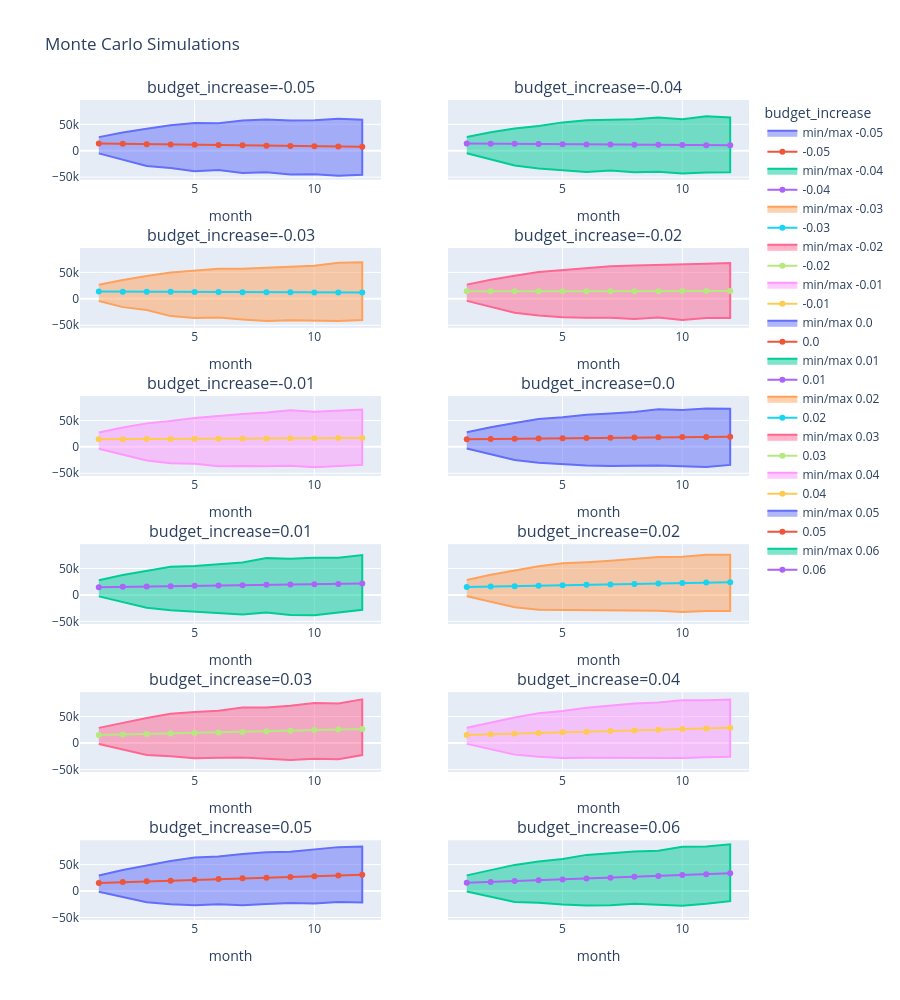

Notebook cell for this chart:
### Code cell
def line_charts(simulations: pl.DataFrame) -> go.Figure:
    simulations_by_month = (
        simulations.group_by("month", "budget_increase")
        .agg(
            amount_average=pl.col("amount").mean(),
            amount_min=pl.col("amount").min(),
            amount_max=pl.col("amount").max(),
        )
        .sort("budget_increase", "month")
    )

    TRENDLINE_FIG_COL_COUNT = 2

    unique_budget_increases = simulations["budget_increase"].unique()

    fig = make_subplots(
        rows=int(len(unique_budget_increases) / TRENDLINE_FIG_COL_COUNT),
        cols=TRENDLINE_FIG_COL_COUNT,
        shared_yaxes="all",
        subplot_titles=[
            f"budget_increase={budget_increase}"
            for budget_increase in unique_budget_increases
        ],
    )
    for i, budget_increase in (
        unique_budget_increases.to_frame().with_row_index().iter_rows()
    ):
        sims = simulations_by_month.filter(pl.col("budget_increase") == budget_increase)
        row = int(i / TRENDLINE_FIG_COL_COUNT) + 1
        col = i % TRENDLINE_FIG_COL_COUNT + 1
        fig.add_trace(
            go.Scatter(
                x=pl.concat([sims["month"], sims["month"].reverse()]),
                y=pl.concat([sims["amount_min"], sims["amount_max"].reverse()]),
                name=f"min/max {budget_increase}",
                fill="toself",
            ),
            row=row,
            col=col,
        )
        fig.add_trace(
            go.Scatter(x=sims["month"], y=sims["amount_average"], name=budget_increase),
            row=row,
            col=col,
        )
        fig.update_xaxes(title_text="month", row=row, col=col)
    fig.update_layout(height=1000, legend=go.layout.Legend(title="budget_increase"))
    return fig


line_charts(monte_carlo_simulations).update_layout(
    title_text="Monte Carlo Simulations"
).show()

### Figure 1 — Plotly figure (JSON) as saved in the notebook; plotly's stock layout.template omitted (floating-point values rounded to 4 significant figures)
{"data": [{"fill": "toself", "name": "min/max -0.05", "type": "scatter", "x": [1, 2, 3, 4, 5, 6, 7, 8, 9, 10, 11, 12, 12, 11, 10, 9, 8, 7, 6, 5, 4, 3, 2, 1], "xaxis": "x", "y": [-4934.0, -16820.0, -28670.0, -32650.0, -38590.0, -36610.0, -41880.0, -40830.0, -44920.0, -44340.0, -47260.0, -45280.0, 58930.0, 60390.0, 57520.0, 57360.0, 59220.0, 57280.0, 52070.0, 52640.0, 48110.0, 41640.0, 34650.0, 25800.0], "yaxis": "y"}, {"name": "-0.05", "type": "scatter", "x": [1, 2, 3, 4, 5, 6, 7, 8, 9, 10, 11, 12], "xaxis": "x", "y": [13520.0, 13050.0, 12490.0, 11950.0, 11420.0, 10900.0, 10270.0, 9715.0, 9173.0, 8667.0, 8161.0, 7570.0], "yaxis": "y"}, {"fill": "toself", "name": "min/max -0.04", "type": "scatter", "x": [1, 2, 3, 4, 5, 6, 7, 8, 9, 10, 11, 12, 12, 11, 10, 9, 8, 7, 6, 5, 4, 3, 2, 1], "xaxis": "x2", "y": [-4572.0, -16250.0, -27930.0, -33660.0, -36940.0, -40350.0, -37410.0, -40690.0, -39720.0, -42840.0, -40930.0, -40640.0, 63020.0, 65320.0, 59730.0, 62900.0, 59830.0, 59230.0, 57550.0, 53710.0, 47060.0, 42350.0, 35150.0, 26150.0], "yaxis": "y2"}, {"name": "-0.04", "type": "scatter", "x": [1, 2, 3, 4, 5, 6, 7, 8, 9, 10, 11, 12], "xaxis": "x2", "y": [13740.0, 13420.0, 13130.0, 12800.0, 12350.0, 11980.0, 11700.0, 11360.0, 11150.0, 10790.0, 10560.0, 10240.0], "yaxis": "y2"}, {"fill": "toself", "name": "min/max -0.03", "type": "scatter", "x": [1, 2, 3, 4, 5, 6, 7, 8, 9, 10, 11, 12, 12, 11, 10, 9, 8, 7, 6, 5, 4, 3, 2, 1], "xaxis": "x3", "y": [-4210.0, -15720.0, -21230.0, -32700.0, -36260.0, -35530.0, -39040.0, -42190.0, -40660.0, -41280.0, -41930.0, -39980.0, 69020.0, 68480.0, 62420.0, 60930.0, 58920.0, 56750.0, 56960.0, 52870.0, 49900.0, 43060.0, 35660.0, 26500.0], "yaxis": "y3"}, {"name": "-0.03", "type": "scatter", "x": [1, 2, 3, 4, 5, 6, 7, 8, 9, 10, 11, 12], "xaxis": "x3", "y": [13790.0, 13590.0, 13450.0, 13190.0, 13020.0, 12810.0, 12560.0, 12450.0, 12250.0, 12160.0, 12070.0, 11960.0], "yaxis": "y3"}, {"fill": "toself", "name": "min/max -0.02", "type": "scatter", "x": [1, 2, 3, 4, 5, 6, 7, 8, 9, 10, 11, 12, 12, 11, 10, 9, 8, 7, 6, 5, 4, 3, 2, 1], "xaxis": "x4", "y": [-3849.0, -15180.0, -26450.0, -31750.0, -34790.0, -35800.0, -35990.0, -38270.0, -35250.0, -39920.0, -36220.0, -36340.0, 67770.0, 66200.0, 65470.0, 63960.0, 63020.0, 61550.0, 58290.0, 53940.0, 50790.0, 43770.0, 36160.0, 26850.0], "yaxis": "y4"}, {"name": "-0.02", "type": "scatter", "x": [1, 2, 3, 4, 5, 6, 7, 8, 9, 10, 11, 12], "xaxis": "x4", "y": [14170.0, 14280.0, 14330.0, 14410.0, 14490.0, 14460.0, 14450.0, 14490.0, 14540.0, 14660.0, 14620.0, 14680.0], "yaxis": "y4"}, {"fill": "toself", "name": "min/max -0.01", "type": "scatter", "x": [1, 2, 3, 4, 5, 6, 7, 8, 9, 10, 11, 12, 12, 11, 10, 9, 8, 7, 6, 5, 4, 3, 2, 1], "xaxis": "x5", "y": [-3487.0, -14650.0, -25710.0, -30800.0, -32050.0, -36840.0, -35960.0, -36780.0, -35660.0, -38510.0, -35640.0, -34150.0, 70590.0, 68330.0, 66670.0, 69520.0, 64920.0, 62360.0, 58590.0, 54440.0, 49090.0, 44490.0, 36660.0, 27200.0], "yaxis": "y5"}, {"name": "-0.01", "type": "scatter", "x": [1, 2, 3, 4, 5, 6, 7, 8, 9, 10, 11, 12], "xaxis": "x5", "y": [14320.0, 14530.0, 14890.0, 15030.0, 15240.0, 15530.0, 15680.0, 15990.0, 16160.0, 16400.0, 16640.0, 16980.0], "yaxis": "y5"}, {"fill": "toself", "name": "min/max 0.0", "type": "scatter", "x": [1, 2, 3, 4, 5, 6, 7, 8, 9, 10, 11, 12, 12, 11, 10, 9, 8, 7, 6, 5, 4, 3, 2, 1], "xaxis": "x6", "y": [-3125.0, -14120.0, -24980.0, -29840.0, -32860.0, -35440.0, -36070.0, -35380.0, -35160.0, -36620.0, -37880.0, -34130.0, 72040.0, 72760.0, 69820.0, 71190.0, 66150.0, 63400.0, 60940.0, 56080.0, 52580.0, 45200.0, 37160.0, 27560.0], "yaxis": "y6"}, {"name": "0.0", "type": "scatter", "x": [1, 2, 3, 4, 5, 6, 7, 8, 9, 10, 11, 12], "xaxis": "x6", "y": [14480.0, 14900.0, 15380.0, 15830.0, 16350.0, 16730.0, 17230.0, 17650.0, 18170.0, 18610.0, 18890.0, 19280.0], "yaxis": "y6"}, {"fill": "toself", "name": "min/max 0.01", "type": "scatter", "x": [1, 2, 3, 4, 5, 6, 7, 8, 9, 10, 11, 12, 12, 11, 10, 9, 8, 7, 6, 5, 4, 3, 2, 1], "xaxis": "x7", "y": [-2764.0, -13590.0, -24240.0, -28890.0, -31380.0, -34090.0, -36930.0, -33270.0, -37920.0, -38590.0, -33480.0, -28080.0, 75430.0, 70510.0, 70280.0, 68560.0, 69650.0, 61400.0, 58030.0, 54920.0, 53480.0, 45910.0, 37660.0, 27910.0], "yaxis": "y7"}, {"name": "0.01", "type": "scatter", "x": [1, 2, 3, 4, 5, 6, 7, 8, 9, 10, 11, 12], "xaxis": "x7", "y": [14670.0, 15290.0, 15910.0, 16500.0, 17210.0, 17780.0, 18390.0, 19080.0, 19740.0, 20340.0, 20890.0, 21560.0], "yaxis": "y7"}, {"fill": "toself", "name": "min/max 0.02", "type": "scatter", "x": [1, 2, 3, 4, 5, 6, 7, 8, 9, 10, 11, 12, 12, 11, 10, 9, 8, 7, 6, 5, 4, 3, 2, 1], "xaxis": "x8", "y": [-2402.0, -13060.0, -23500.0, -27940.0, -28400.0, -29130.0, -30060.0, -30230.0, -30150.0, -32460.0, -30470.0, -30510.0, 75980.0, 76230.0, 72140.0, 71850.0, 67890.0, 64560.0, 61820.0, 59740.0, 54370.0, 46620.0, 38160.0, 28260.0], "yaxis": "y8"}, {"name": "0.02", "type": "scatter", "x": [1, 2, 3, 4, 5, 6, 7, 8, 9, 10, 11, 12], "xaxis": "x8", "y": [14950.0, 15730.0, 16580.0, 17410.0, 18330.0, 19090.0, 19930.0, 20800.0, 21630.0, 22560.0, 23410.0, 24150.0], "yaxis": "y8"}, {"fill": "toself", "name": "min/max 0.03", "type": "scatter", "x": [1, 2, 3, 4, 5, 6, 7, 8, 9, 10, 11, 12, 12, 11, 10, 9, 8, 7, 6, 5, 4, 3, 2, 1], "xaxis": "x9", "y": [-2040.0, -12520.0, -22760.0, -25060.0, -29100.0, -27780.0, -27290.0, -29890.0, -32180.0, -29790.0, -30560.0, -22940.0, 82640.0, 74620.0, 75700.0, 70510.0, 67110.0, 67080.0, 61020.0, 58870.0, 55270.0, 47340.0, 38670.0, 28610.0], "yaxis": "y9"}, {"name": "0.03", "type": "scatter", "x": [1, 2, 3, 4, 5, 6, 7, 8, 9, 10, 11, 12], "xaxis": "x9", "y": [15050.0, 16010.0, 17080.0, 18150.0, 19030.0, 20020.0, 21000.0, 22150.0, 23350.0, 24420.0, 25470.0, 26540.0], "yaxis": "y9"}, {"fill": "toself", "name": "min/max 0.04", "type": "scatter", "x": [1, 2, 3, 4, 5, 6, 7, 8, 9, 10, 11, 12, 12, 11, 10, 9, 8, 7, 6, 5, 4, 3, 2, 1], "xaxis": "x10", "y": [-1679.0, -11990.0, -22020.0, -26030.0, -28340.0, -28030.0, -28090.0, -28040.0, -27960.0, -28630.0, -26760.0, -26130.0, 82400.0, 80980.0, 81010.0, 76530.0, 74500.0, 70440.0, 66470.0, 60590.0, 56160.0, 48050.0, 39170.0, 28960.0], "yaxis": "y10"}, {"name": "0.04", "type": "scatter", "x": [1, 2, 3, 4, 5, 6, 7, 8, 9, 10, 11, 12], "xaxis": "x10", "y": [15300.0, 16530.0, 17690.0, 18880.0, 20110.0, 21400.0, 22500.0, 23790.0, 25070.0, 26350.0, 27520.0, 28700.0], "yaxis": "y10"}, {"fill": "toself", "name": "min/max 0.05", "type": "scatter", "x": [1, 2, 3, 4, 5, 6, 7, 8, 9, 10, 11, 12, 12, 11, 10, 9, 8, 7, 6, 5, 4, 3, 2, 1], "xaxis": "x11", "y": [-1317.0, -11460.0, -21280.0, -25080.0, -26830.0, -24790.0, -26850.0, -24510.0, -22690.0, -23350.0, -20830.0, -21600.0, 84300.0, 83120.0, 78440.0, 74460.0, 73650.0, 70260.0, 65350.0, 63320.0, 57060.0, 48760.0, 39670.0, 29310.0], "yaxis": "y11"}, {"name": "0.05", "type": "scatter", "x": [1, 2, 3, 4, 5, 6, 7, 8, 9, 10, 11, 12], "xaxis": "x11", "y": [15440.0, 16940.0, 18340.0, 19680.0, 21260.0, 22640.0, 23980.0, 25320.0, 26730.0, 28040.0, 29460.0, 30830.0], "yaxis": "y11"}, {"fill": "toself", "name": "min/max 0.06", "type": "scatter", "x": [1, 2, 3, 4, 5, 6, 7, 8, 9, 10, 11, 12, 12, 11, 10, 9, 8, 7, 6, 5, 4, 3, 2, 1], "xaxis": "x12", "y": [-955.3, -10930.0, -20540.0, -22110.0, -25690.0, -27360.0, -27020.0, -24210.0, -25870.0, -27830.0, -24170.0, -19120.0, 88530.0, 84430.0, 83860.0, 76040.0, 74760.0, 72050.0, 68440.0, 60620.0, 55850.0, 49470.0, 40170.0, 29660.0], "yaxis": "y12"}, {"name": "0.06", "type": "scatter", "x": [1, 2, 3, 4, 5, 6, 7, 8, 9, 10, 11, 12], "xaxis": "x12", "y": [15620.0, 17250.0, 18830.0, 20450.0, 22020.0, 23620.0, 25300.0, 27010.0, 28610.0, 30130.0, 31710.0, 33450.0], "yaxis": "y12"}], "layout": {"annotations": [{"font": {"size": 16}, "showarrow": false, "text": "budget_increase=-0.05", "x": 0.225, "xanchor": "center", "xref": "paper", "y": 1.0, "yanchor": "bottom", "yref": "paper"}, {"font": {"size": 16}, "showarrow": false, "text": "budget_increase=-0.04", "x": 0.775, "xanchor": "center", "xref": "paper", "y": 1.0, "yanchor": "bottom", "yref": "paper"}, {"font": {"size": 16}, "showarrow": false, "text": "budget_increase=-0.03", "x": 0.225, "xanchor": "center", "xref": "paper", "y": 0.8194, "yanchor": "bottom", "yref": "paper"}, {"font": {"size": 16}, "showarrow": false, "text": "budget_increase=-0.02", "x": 0.775, "xanchor": "center", "xref": "paper", "y": 0.8194, "yanchor": "bottom", "yref": "paper"}, {"font": {"size": 16}, "showarrow": false, "text": "budget_increase=-0.01", "x": 0.225, "xanchor": "center", "xref": "paper", "y": 0.6389, "yanchor": "bottom", "yref": "paper"}, {"font": {"size": 16}, "showarrow": false, "text": "budget_increase=0.0", "x": 0.775, "xanchor": "center", "xref": "paper", "y": 0.6389, "yanchor": "bottom", "yref": "paper"}, {"font": {"size": 16}, "showarrow": false, "text": "budget_increase=0.01", "x": 0.225, "xanchor": "center", "xref": "paper", "y": 0.4583, "yanchor": "bottom", "yref": "paper"}, {"font": {"size": 16}, "showarrow": false, "text": "budget_increase=0.02", "x": 0.775, "xanchor": "center", "xref": "paper", "y": 0.4583, "yanchor": "bottom", "yref": "paper"}, {"font": {"size": 16}, "showarrow": false, "text": "budget_increase=0.03", "x": 0.225, "xanchor": "center", "xref": "paper", "y": 0.2778, "yanchor": "bottom", "yref": "paper"}, {"font": {"size": 16}, "showarrow": false, "text": "budget_increase=0.04", "x": 0.775, "xanchor": "center", "xref": "paper", "y": 0.2778, "yanchor": "bottom", "yref": "paper"}, {"font": {"size": 16}, "showarrow": false, "text": "budget_increase=0.05", "x": 0.225, "xanchor": "center", "xref": "paper", "y": 0.09722, "yanchor": "bottom", "yref": "paper"}, {"font": {"size": 16}, "showarrow": false, "text": "budget_increase=0.06", "x": 0.775, "xanchor": "center", "xref": "paper", "y": 0.09722, "yanchor": "bottom", "yref": "paper"}], "height": 1000, "legend": {"title": {"text": "budget_increase"}}, "title": {"text": "Monte Carlo Simulations"}, "xaxis": {"anchor": "y", "domain": [0, 0.45], "title": {"text": "month"}}, "xaxis10": {"anchor": "y10", "domain": [0.55, 1], "title": {"text": "month"}}, "xaxis11": {"anchor": "y11", "domain": [0, 0.45], "title": {"text": "month"}}, "xaxis12": {"anchor": "y12", "domain": [0.55, 1], "title": {"text": "month"}}, "xaxis2": {"anchor": "y2", "domain": [0.55, 1], "title": {"text": "month"}}, "xaxis3": {"anchor": "y3", "domain": [0, 0.45], "title": {"text": "month"}}, "xaxis4": {"anchor": "y4", "domain": [0.55, 1], "title": {"text": "month"}}, "xaxis5": {"anchor": "y5", "domain": [0, 0.45], "title": {"text": "month"}}, "xaxis6": {"anchor": "y6", "domain": [0.55, 1], "title": {"text": "month"}}, "xaxis7": {"anchor": "y7", "domain": [0, 0.45], "title": {"text": "month"}}, "xaxis8": {"anchor": "y8", "domain": [0.55, 1], "title": {"text": "month"}}, "xaxis9": {"anchor": "y9", "domain": [0, 0.45], "title": {"text": "month"}}, "yaxis": {"anchor": "x", "domain": [0.9028, 1.0], "matches": "y11"}, "yaxis10": {"anchor": "x10", "domain": [0.1806, 0.2778], "matches": "y11", "showticklabels": false}, "yaxis11": {"anchor": "x11", "domain": [0, 0.09722]}, "yaxis12": {"anchor": "x12", "domain": [0, 0.09722], "matches": "y11", "showticklabels": false}, "yaxis2": {"anchor": "x2", "domain": [0.9028, 1.0], "matches": "y11", "showticklabels": false}, "yaxis3": {"anchor": "x3", "domain": [0.7222, 0.8194], "matches": "y11"}, "yaxis4": {"anchor": "x4", "domain": [0.7222, 0.8194], "matches": "y11", "showticklabels": false}, "yaxis5": {"anchor": "x5", "domain": [0.5417, 0.6389], "matches": "y11"}, "yaxis6": {"anchor": "x6", "domain": [0.5417, 0.6389], "matches": "y11", "showticklabels": false}, "yaxis7": {"anchor": "x7", "domain": [0.3611, 0.4583], "matches": "y11"}, "yaxis8": {"anchor": "x8", "domain": [0.3611, 0.4583], "matches": "y11", "showticklabels": false}, "yaxis9": {"anchor": "x9", "domain": [0.1806, 0.2778], "matches": "y11"}}}
